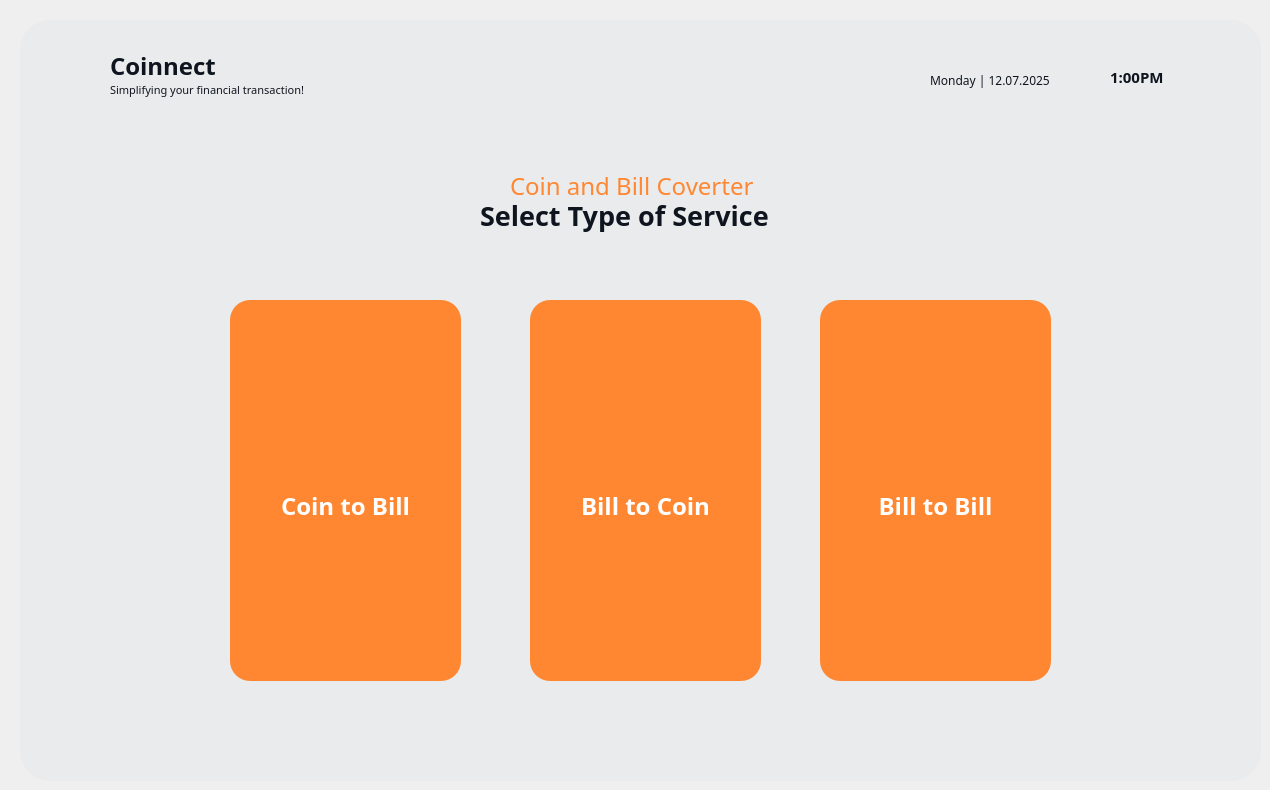
    <widget class="QWidget" name="CB_Service_02">
     <widget class="QFrame" name="serviceFrame">
      <property name="enabled">
       <bool>true</bool>
      </property>
      <property name="geometry">
       <rect>
        <x>20</x>
        <y>20</y>
        <width>1241</width>
        <height>761</height>
       </rect>
      </property>
      <property name="styleSheet">
       <string notr="true">QFrame {
    background-color: #eaebec;
	border-radius: 30px;
}
</string>
      </property>
      <property name="frameShape">
       <enum>QFrame::StyledPanel</enum>
      </property>
      <property name="frameShadow">
       <enum>QFrame::Raised</enum>
      </property>
      <widget class="QLabel" name="label_9">
       <property name="geometry">
        <rect>
         <x>90</x>
         <y>20</y>
         <width>141</width>
         <height>51</height>
        </rect>
       </property>
       <property name="font">
        <font>
         <family>Montserrat</family>
         <pointsize>18</pointsize>
         <weight>75</weight>
         <bold>true</bold>
        </font>
       </property>
       <property name="styleSheet">
        <string notr="true">QLabel {
    color: #0f151f;
}
</string>
       </property>
       <property name="text">
        <string>Coinnect</string>
       </property>
      </widget>
      <widget class="QLabel" name="label_10">
       <property name="geometry">
        <rect>
         <x>90</x>
         <y>60</y>
         <width>231</width>
         <height>20</height>
        </rect>
       </property>
       <property name="font">
        <font>
         <family>Montserrat</family>
         <pointsize>8</pointsize>
         <weight>50</weight>
         <bold>false</bold>
        </font>
       </property>
       <property name="styleSheet">
        <string notr="true">QLabel {
    color: #0f151f;
}
</string>
       </property>
       <property name="text">
        <string>Simplifying your financial transaction!</string>
       </property>
      </widget>
      <widget class="QLabel" name="main_timeLabel_3">
       <property name="geometry">
        <rect>
         <x>1090</x>
         <y>47</y>
         <width>81</width>
         <height>20</height>
        </rect>
       </property>
       <property name="font">
        <font>
         <family>Montserrat</family>
         <pointsize>11</pointsize>
         <weight>75</weight>
         <bold>true</bold>
        </font>
       </property>
       <property name="layoutDirection">
        <enum>Qt::LeftToRight</enum>
       </property>
       <property name="styleSheet">
        <string notr="true">QLabel {
    color: #0f151f;  /* or just #fff */
	 qproperty-alignment: 'AlignLeft';

}
</string>
       </property>
       <property name="text">
        <string>1:00PM</string>
       </property>
      </widget>
      <widget class="QLabel" name="main_DateLabel_3">
       <property name="geometry">
        <rect>
         <x>910</x>
         <y>50</y>
         <width>161</width>
         <height>21</height>
        </rect>
       </property>
       <property name="font">
        <font>
         <family>Montserrat</family>
         <pointsize>9</pointsize>
         <weight>50</weight>
         <bold>false</bold>
        </font>
       </property>
       <property name="styleSheet">
        <string notr="true">QLabel {
    color: #0f151f;  /* or just #fff */
	 qproperty-alignment: 'AlignRight';

}
</string>
       </property>
       <property name="text">
        <string>Monday | 12.07.2025</string>
       </property>
      </widget>
      <widget class="QLabel" name="main_logo_3">
       <property name="geometry">
        <rect>
         <x>40</x>
         <y>35</y>
         <width>40</width>
         <height>40</height>
        </rect>
       </property>
       <property name="text">
        <string/>
       </property>
       <property name="pixmap">
        <pixmap>C:/Users/Asus Tuf/Documents/dondon my documents/Research/Coinnect UI/2 Icons/Coinnect Logo.png</pixmap>
       </property>
       <property name="scaledContents">
        <bool>true</bool>
       </property>
      </widget>
      <widget class="QLabel" name="label_11">
       <property name="geometry">
        <rect>
         <x>460</x>
         <y>170</y>
         <width>361</width>
         <height>51</height>
        </rect>
       </property>
       <property name="font">
        <font>
         <family>Montserrat</family>
         <pointsize>20</pointsize>
         <weight>75</weight>
         <bold>true</bold>
        </font>
       </property>
       <property name="styleSheet">
        <string notr="true">QLabel {
    color: #0f151f;
}
</string>
       </property>
       <property name="text">
        <string>Select Type of Service</string>
       </property>
      </widget>
      <widget class="QLabel" name="label_12">
       <property name="geometry">
        <rect>
         <x>490</x>
         <y>150</y>
         <width>301</width>
         <height>31</height>
        </rect>
       </property>
       <property name="font">
        <font>
         <family>Montserrat</family>
         <pointsize>18</pointsize>
         <weight>50</weight>
         <bold>false</bold>
        </font>
       </property>
       <property name="styleSheet">
        <string notr="true">QLabel {
    color: #ff8731;
}
</string>
       </property>
       <property name="text">
        <string>Coin and Bill Coverter</string>
       </property>
      </widget>
      <widget class="QToolButton" name="service_b2cBtn">
       <property name="geometry">
        <rect>
         <x>510</x>
         <y>280</y>
         <width>231</width>
         <height>381</height>
        </rect>
       </property>
       <property name="font">
        <font>
         <family>Montserrat</family>
         <pointsize>18</pointsize>
         <weight>75</weight>
         <bold>true</bold>
        </font>
       </property>
       <property name="cursor">
        <cursorShape>PointingHandCursor</cursorShape>
       </property>
       <property name="styleSheet">
        <string notr="true">QToolButton {
    background-color: #ff8731;
    color: white;
    border: none;
    border-radius: 20px;
    padding: 20px;
	padding-top: 50px;
    text-align: center;
}

QToolButton:hover {
    background-color: #FFA05C;  /* light gray */
}

QToolButton:pressed {
    background-color: #F56600;
    padding-top: 53px;  /* simulate press-in */
    padding-bottom: 25px;
 
}
</string>
       </property>
       <property name="text">
        <string>Bill to Coin</string>
       </property>
       <property name="icon">
        <iconset>
         <normaloff>C:/Users/Asus Tuf/Documents/dondon my documents/Research/Coinnect UI/2 Icons/1bill to coinn.png</normaloff>C:/Users/Asus Tuf/Documents/dondon my documents/Research/Coinnect UI/2 Icons/1bill to coinn.png</iconset>
       </property>
       <property name="iconSize">
        <size>
         <width>200</width>
         <height>200</height>
        </size>
       </property>
       <property name="checkable">
        <bool>false</bool>
       </property>
       <property name="popupMode">
        <enum>QToolButton::InstantPopup</enum>
       </property>
       <property name="toolButtonStyle">
        <enum>Qt::ToolButtonTextUnderIcon</enum>
       </property>
      </widget>
      <widget class="QPushButton" name="service_backBtn">
       <property name="geometry">
        <rect>
         <x>1180</x>
         <y>40</y>
         <width>21</width>
         <height>41</height>
        </rect>
       </property>
       <property name="font">
        <font>
         <family>Montserrat</family>
         <pointsize>12</pointsize>
         <weight>75</weight>
         <bold>true</bold>
        </font>
       </property>
       <property name="cursor">
        <cursorShape>PointingHandCursor</cursorShape>
       </property>
       <property name="styleSheet">
        <string notr="true">QPushButton {
    background-color: #eaebec;
    border-radius: 30px;
}


QPushButton:pressed {
    padding-top: 8px;  /* simulate press-in */
    padding-bottom: 7px;
    box-shadow: inset 0px 2px 4px rgba(255, 255, 255, 0.4); /* lighter shadow */
}
</string>
       </property>
       <property name="text">
        <string/>
       </property>
       <property name="icon">
        <iconset>
         <normaloff>C:/Users/Asus Tuf/Downloads/back.png</normaloff>C:/Users/Asus Tuf/Downloads/back.png</iconset>
       </property>
       <property name="iconSize">
        <size>
         <width>20</width>
         <height>20</height>
        </size>
       </property>
      </widget>
      <widget class="QToolButton" name="service_b2bBtn">
       <property name="geometry">
        <rect>
         <x>800</x>
         <y>280</y>
         <width>231</width>
         <height>381</height>
        </rect>
       </property>
       <property name="font">
        <font>
         <family>Montserrat</family>
         <pointsize>18</pointsize>
         <weight>75</weight>
         <bold>true</bold>
        </font>
       </property>
       <property name="cursor">
        <cursorShape>PointingHandCursor</cursorShape>
       </property>
       <property name="styleSheet">
        <string notr="true">QToolButton {
    background-color: #ff8731;
    color: white;
    border: none;
    border-radius: 20px;
    padding: 20px;
	padding-top: 50px;
    text-align: center;
}

QToolButton:hover {
    background-color: #FFA05C;  /* light gray */
}

QToolButton:pressed {
    background-color: #F56600;
    padding-top: 53px;  /* simulate press-in */
    padding-bottom: 25px;
 
}
</string>
       </property>
       <property name="text">
        <string>Bill to Bill</string>
       </property>
       <property name="icon">
        <iconset>
         <normaloff>C:/Users/Asus Tuf/Documents/dondon my documents/Research/Coinnect UI/2 Icons/3bill to bill.png</normaloff>C:/Users/Asus Tuf/Documents/dondon my documents/Research/Coinnect UI/2 Icons/3bill to bill.png</iconset>
       </property>
       <property name="iconSize">
        <size>
         <width>200</width>
         <height>200</height>
        </size>
       </property>
       <property name="checkable">
        <bool>false</bool>
       </property>
       <property name="popupMode">
        <enum>QToolButton::InstantPopup</enum>
       </property>
       <property name="toolButtonStyle">
        <enum>Qt::ToolButtonTextUnderIcon</enum>
       </property>
      </widget>
      <widget class="QToolButton" name="service_c2bBtn">
       <property name="geometry">
        <rect>
         <x>210</x>
         <y>280</y>
         <width>231</width>
         <height>381</height>
        </rect>
       </property>
       <property name="font">
        <font>
         <family>Montserrat</family>
         <pointsize>18</pointsize>
         <weight>75</weight>
         <bold>true</bold>
        </font>
       </property>
       <property name="cursor">
        <cursorShape>PointingHandCursor</cursorShape>
       </property>
       <property name="styleSheet">
        <string notr="true">QToolButton {
    background-color: #ff8731;
    color: white;
    border: none;
    border-radius: 20px;
    padding: 20px;
	padding-top: 50px;
    text-align: center;
}

QToolButton:hover {
    background-color: #FFA05C;  /* light gray */
}

QToolButton:pressed {
    background-color: #F56600;
    padding-top: 53px;  /* simulate press-in */
    padding-bottom: 25px;
 
}
</string>
       </property>
       <property name="text">
        <string>Coin to Bill</string>
       </property>
       <property name="icon">
        <iconset>
         <normaloff>C:/Users/Asus Tuf/Documents/dondon my documents/Research/Coinnect UI/2 Icons/2coin to bill.png</normaloff>C:/Users/Asus Tuf/Documents/dondon my documents/Research/Coinnect UI/2 Icons/2coin to bill.png</iconset>
       </property>
       <property name="iconSize">
        <size>
         <width>200</width>
         <height>200</height>
        </size>
       </property>
       <property name="checkable">
        <bool>false</bool>
       </property>
       <property name="popupMode">
        <enum>QToolButton::InstantPopup</enum>
       </property>
       <property name="toolButtonStyle">
        <enum>Qt::ToolButtonTextUnderIcon</enum>
       </property>
      </widget>
     </widget>
    </widget>
